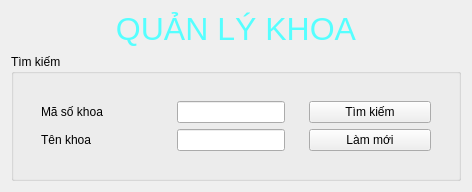
                   <widget class="QFrame" name="verticalFrame_QLKhoa_search">
                    <layout class="QVBoxLayout" name="verticalLayout_4">
                     <item>
                      <widget class="QLabel" name="label_QLKhoa_2">
                       <property name="maximumSize">
                        <size>
                         <width>16777215</width>
                         <height>45</height>
                        </size>
                       </property>
                       <property name="text">
                        <string>&lt;html&gt;&lt;head/&gt;&lt;body&gt;&lt;p align=&quot;center&quot;&gt;&lt;span style=&quot; font-size:24pt; color:#55ffff;&quot;&gt;QUẢN LÝ KHOA&lt;/span&gt;&lt;/p&gt;&lt;/body&gt;&lt;/html&gt;</string>
                       </property>
                      </widget>
                     </item>
                     <item>
                      <widget class="QGroupBox" name="groupBox_QLKhoa_search">
                       <property name="title">
                        <string>Tìm kiếm</string>
                       </property>
                       <layout class="QVBoxLayout" name="verticalLayout_42">
                        <item>
                         <widget class="QFrame" name="horizontalFrame_QLKhoa_search">
                          <property name="styleSheet">
                           <string notr="true"/>
                          </property>
                          <layout class="QHBoxLayout" name="horizontalLayout_30">
                           <item>
                            <widget class="QFrame" name="verticalFrame_QLKhoa_search_1">
                             <property name="minimumSize">
                              <size>
                               <width>130</width>
                               <height>0</height>
                              </size>
                             </property>
                             <property name="styleSheet">
                              <string notr="true"/>
                             </property>
                             <layout class="QVBoxLayout" name="verticalLayout_68">
                              <item>
                               <widget class="QLabel" name="label_1_QLKhoa_search_1">
                                <property name="minimumSize">
                                 <size>
                                  <width>0</width>
                                  <height>0</height>
                                 </size>
                                </property>
                                <property name="styleSheet">
                                 <string notr="true"/>
                                </property>
                                <property name="text">
                                 <string>Mã số khoa</string>
                                </property>
                               </widget>
                              </item>
                              <item>
                               <widget class="QLabel" name="label_2_QLKhoa_search_1">
                                <property name="text">
                                 <string>Tên khoa</string>
                                </property>
                               </widget>
                              </item>
                             </layout>
                            </widget>
                           </item>
                           <item>
                            <widget class="QFrame" name="verticalFrame_QLKhoa_search_2">
                             <layout class="QVBoxLayout" name="verticalLayout_69">
                              <item>
                               <widget class="QLineEdit" name="lineEdit_QLKhoa_search_2_maso"/>
                              </item>
                              <item>
                               <widget class="QLineEdit" name="lineEdit_QLKhoa_search_2_hoten"/>
                              </item>
                             </layout>
                            </widget>
                           </item>
                           <item>
                            <widget class="QFrame" name="verticalFrame_QLKhoa_search_3">
                             <property name="minimumSize">
                              <size>
                               <width>140</width>
                               <height>0</height>
                              </size>
                             </property>
                             <property name="styleSheet">
                              <string notr="true"/>
                             </property>
                             <layout class="QVBoxLayout" name="verticalLayout_70">
                              <item>
                               <widget class="QPushButton" name="pushButton_QLKhoa_search_3_timkiem">
                                <property name="text">
                                 <string>Tìm kiếm</string>
                                </property>
                               </widget>
                              </item>
                              <item>
                               <widget class="QPushButton" name="pushButton_QLKhoa_search_3_lammoi">
                                <property name="text">
                                 <string>Làm mới</string>
                                </property>
                               </widget>
                              </item>
                             </layout>
                            </widget>
                           </item>
                          </layout>
                         </widget>
                        </item>
                       </layout>
                      </widget>
                     </item>
                    </layout>
                   </widget>
